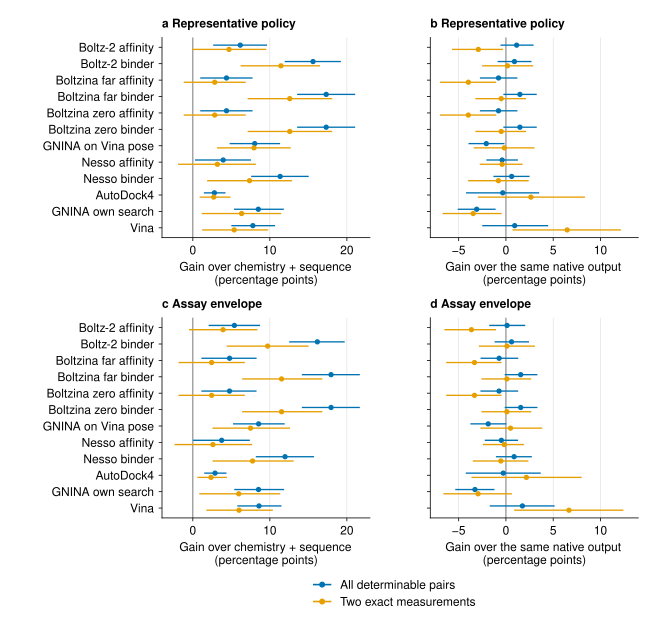

Reproduce this figure in Python.
"""All-output SPD transfer contrasts against the reference and native scoring."""
from pathlib import Path
import numpy as np
import pandas as pd
import matplotlib.pyplot as plt
from plot_style import use_style,save,PALETTE,WIDE
from label_value import METHODS
ROOT=Path(__file__).resolve().parents[1]

def main():
 use_style();data=pd.read_csv(ROOT/'results/target_pairs/audit/primary_comparison.csv')
 fig,axes=plt.subplots(2,2,figsize=(WIDE,6.5))
 for row,policy in enumerate(['source_representative','assay_envelope']):
  for col,anchor in enumerate(['baseline','native']):
   ax=axes[row,col];ax.axvline(0,color='#888888',lw=.8)
   for j,(method,label) in enumerate(METHODS.items()):
    for k,(stratum,color) in enumerate([('all_determinate',PALETTE['blue']),('both_exact',PALETTE['orange'])]):
     s=data[(data.policy==policy)&(data.output==method)&(data.stratum==stratum)].iloc[0];y=11-j+(.13 if k==0 else -.13)
     ax.plot([s[f'gain_vs_{anchor}_low_pp'],s[f'gain_vs_{anchor}_high_pp']],[y,y],color=color,lw=1)
     ax.plot(s[f'gain_vs_{anchor}_pp'],y,'o',color=color,ms=3)
   ax.set_yticks(range(12),list(METHODS.values())[::-1] if col==0 else []);ax.set_ylabel(' ' if col else '')
   ax.set_ylim(-.6,11.6);ax.grid(axis='y',visible=False);ax.grid(axis='x',visible=True)
   low=data[f'gain_vs_{anchor}_low_pp'].min();high=data[f'gain_vs_{anchor}_high_pp'].max();ax.set_xlim(np.floor(low-1),np.ceil(high+1))
   ax.set_xlabel('Gain over '+('chemistry + sequence' if col==0 else 'the same native output')+'\n(percentage points)')
   ax.text(0,1.05,f'{chr(97+row*2+col)}  '+('Representative policy' if row==0 else 'Assay envelope'),transform=ax.transAxes,weight='bold')
 for label,color in [('All determinable pairs',PALETTE['blue']),('Two exact measurements',PALETTE['orange'])]:axes[0,1].plot([],[],color=color,marker='o',label=label)
 fig.legend(*axes[0,1].get_legend_handles_labels(),loc='lower center',bbox_to_anchor=(.61,.012),ncol=1,fontsize=9)
 fig.subplots_adjust(left=.25,right=.985,bottom=.17,top=.94,wspace=.29,hspace=.40)
 save(fig,ROOT/'figs/target_pair_gains',close=False);fig.savefig(ROOT/'figs/target_pair_gains.png',dpi=180);plt.close(fig)
if __name__=='__main__':main()
